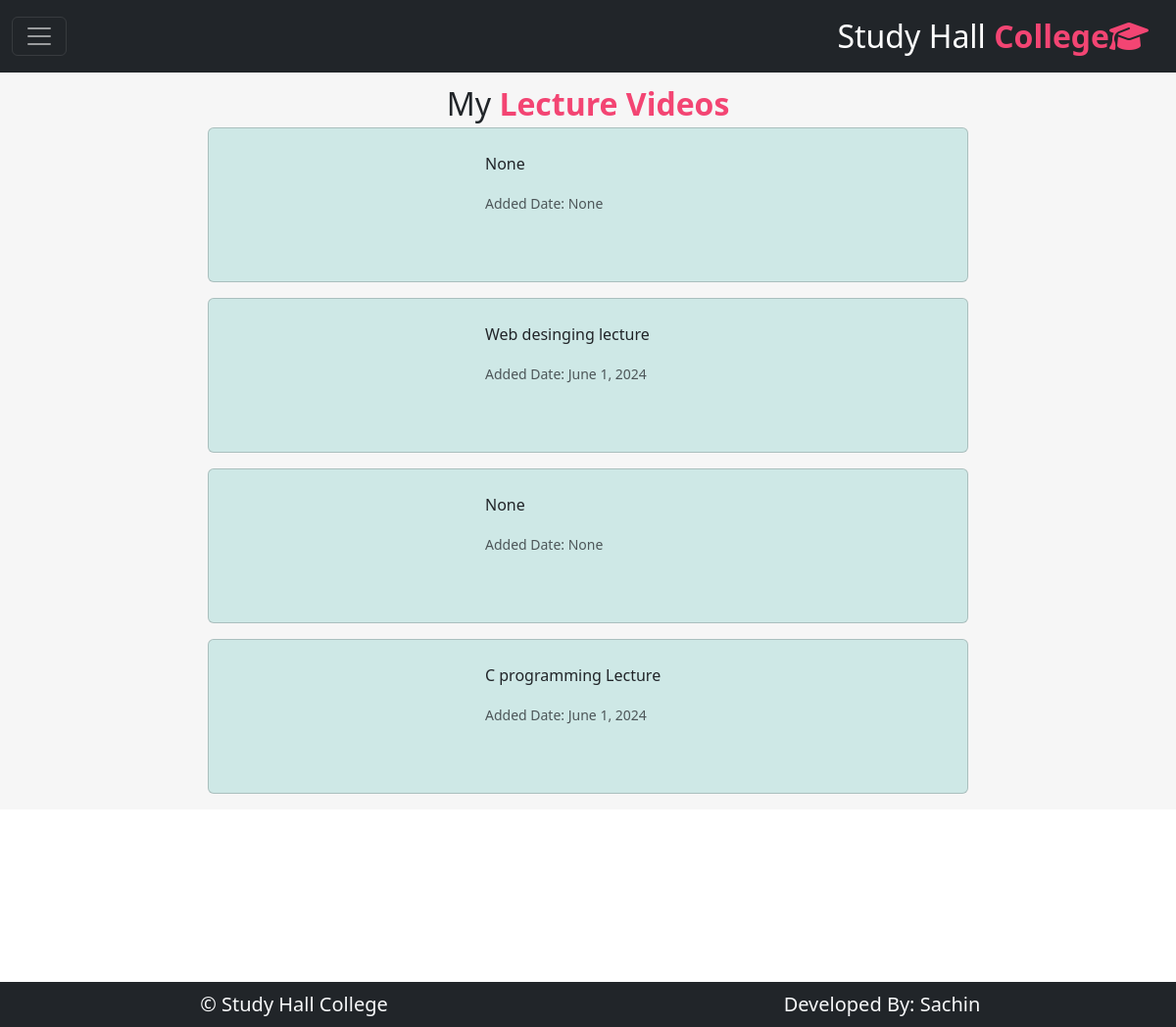
/student/lecturesvideo/, run on the app's committed database.
### student/models.py (models this page shows)
class mylectures(models.Model):
    subject = models.ForeignKey(subject, on_delete=models.CASCADE, null=True)
    department = models.ForeignKey(department, on_delete=models.CASCADE, null=True)
    semester = models.ForeignKey(semester, on_delete=models.CASCADE, null=True)
    vlink = models.CharField(max_length=300, null=True)
    thumbnail = models.ImageField(upload_to='static/video', null=True)
    video_description = models.TextField(null=True)
    added_date = models.DateField(null=True)

### student/views.py (the view)
# urls.py: path('lecturesvideo/',views.lecturesvideo),
def lecturesvideo(request):
    department_id=request.session.get('department_id')
    subject_id=request.GET.get('subject_id')
    vdata=mylectures.objects.filter(subject=subject_id,department=department_id)
    md={"vdata":vdata}
    return render(request,'student/lecturesvideo.html',md)

### templates/student/lecturesvideo.html (shortened to what this page needs)
{% extends 'studentbase.html'%}
{% load static %}
{% block studentzone %}
<div class="text-center fs-2 mt-2">
     My<B class="txt-mycolor1"> Lecture Videos</B>
</div>
<div class="row">
    <div class="col-sm-8 mx-auto">
    {% for i in vdata %}
        <div class="card mb-3" style="background:#cee8e6;">
  <div class="row g-0">
    <div class="col-md-4">
<iframe class="img-fluid rounded-start" src="{{i.vlink}}" style="min-height-220px;" title="YouTube video player" frameborder="0" allow="accelerometer; autoplay; clipboard-write; encrypted-media; gyroscope; picture-in-picture; web-share" allowfullscreen></iframe>
    </div>
    <div class="col-md-8 p-2">
      <div class="card-body">
        <p class="card-text">{{i.video_description}}</p>
        <p class="card-text"><small class="text-body-secondary"> Added Date: {{i.added_date}}</small></p>
      </div>
    </div>
  </div>
</div>
      {% endfor %}
    </div>
</div>
{% endblock %}

### static/css/userStyle.css (style rules this page uses)
:root { --bgcolor:black; --bgcolor1:#f34573; --bgcolor2:rgb(99, 3, 54); --bgcolor3:#0a400a; --txtcolor1:#f34573; --txtcolor2:#2a6171; --txtcolor3:#008000; --txtcolor4:white; }
b { color:green ! important; }
.txt-mycolor1 { color:var(--txtcolor1) !important; }

### templates/studentbase.html (style rules this page uses)
:root { --bgcolor1:#f34573; --bgcolor2:#2a6171; --txtcolor1:#f34573; --txtcolor2:#2a6171; }
.txt-mycolor1 { color:var(--txtcolor1) !important; }

### data on the page
mylectures: video_description "None", added_date "None"
mylectures: video_description "Web desinging lecture", added_date "June 1, 2024"
mylectures: video_description "None", added_date "None"
mylectures: video_description "C programming Lecture", added_date "June 1, 2024"
